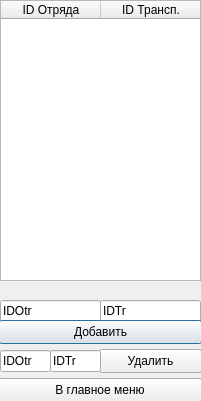
<?xml version="1.0" encoding="UTF-8"?>
<ui version="4.0">
 <class>Dialog</class>
 <widget class="QDialog" name="Dialog">
  <property name="geometry">
   <rect>
    <x>0</x>
    <y>0</y>
    <width>201</width>
    <height>401</height>
   </rect>
  </property>
  <property name="windowTitle">
   <string>Dialog</string>
  </property>
  <widget class="QTableWidget" name="tableWidget">
   <property name="geometry">
    <rect>
     <x>0</x>
     <y>0</y>
     <width>201</width>
     <height>281</height>
    </rect>
   </property>
   <property name="horizontalScrollBarPolicy">
    <enum>Qt::ScrollBarAlwaysOff</enum>
   </property>
   <column>
    <property name="text">
     <string>ID Отряда</string>
    </property>
   </column>
   <column>
    <property name="text">
     <string>ID Трансп.</string>
    </property>
   </column>
  </widget>
  <widget class="QLineEdit" name="lineEdit">
   <property name="geometry">
    <rect>
     <x>0</x>
     <y>300</y>
     <width>101</width>
     <height>22</height>
    </rect>
   </property>
   <property name="text">
    <string>IDOtr</string>
   </property>
  </widget>
  <widget class="QLineEdit" name="lineEdit_2">
   <property name="geometry">
    <rect>
     <x>100</x>
     <y>300</y>
     <width>101</width>
     <height>22</height>
    </rect>
   </property>
   <property name="text">
    <string>IDTr</string>
   </property>
  </widget>
  <widget class="QPushButton" name="pushButton">
   <property name="geometry">
    <rect>
     <x>-1</x>
     <y>320</y>
     <width>203</width>
     <height>24</height>
    </rect>
   </property>
   <property name="text">
    <string>Добавить</string>
   </property>
  </widget>
  <widget class="QLineEdit" name="lineEdit_7">
   <property name="geometry">
    <rect>
     <x>0</x>
     <y>350</y>
     <width>51</width>
     <height>22</height>
    </rect>
   </property>
   <property name="text">
    <string>IDOtr</string>
   </property>
  </widget>
  <widget class="QPushButton" name="pushButton_2">
   <property name="geometry">
    <rect>
     <x>99</x>
     <y>349</y>
     <width>103</width>
     <height>24</height>
    </rect>
   </property>
   <property name="text">
    <string>Удалить</string>
   </property>
  </widget>
  <widget class="QPushButton" name="pushButton_4">
   <property name="geometry">
    <rect>
     <x>-2</x>
     <y>378</y>
     <width>204</width>
     <height>24</height>
    </rect>
   </property>
   <property name="text">
    <string>В главное меню</string>
   </property>
  </widget>
  <widget class="QLineEdit" name="lineEdit_10">
   <property name="geometry">
    <rect>
     <x>50</x>
     <y>350</y>
     <width>51</width>
     <height>22</height>
    </rect>
   </property>
   <property name="text">
    <string>IDTr</string>
   </property>
  </widget>
 </widget>
 <resources/>
 <connections/>
</ui>
